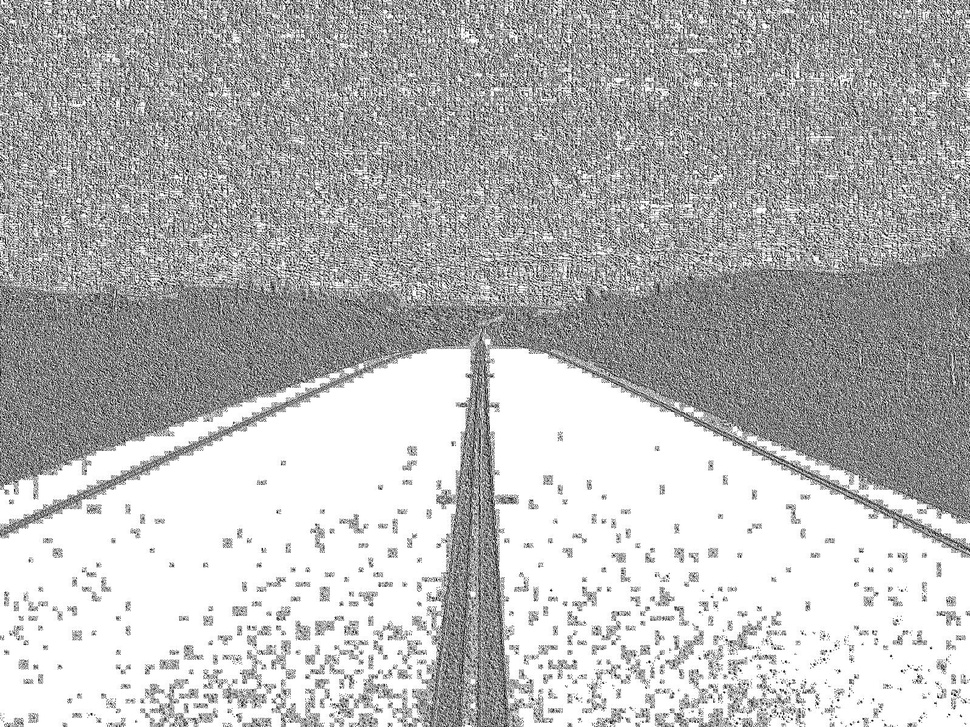
#> input picture HW3/embedded_system/picture/lbp_result.jpg, 970 x 727 px, shrunk from 1598 x 1198 before the run, found by its file name
$ python search.py
#> lines starting #> are read from the running program, lines starting #| are printed output that depends on the picture
import cv2
import numpy as np
from matplotlib import pyplot as plt

def split_image_into_patches(image, patch_size):
    """
    將影像分割成多個小區塊並存儲在列表中。

    參數:
    image (numpy.ndarray): 輸入的灰度影像
    patch_size (int): 每個小區塊的大小

    返回:
    list: 包含所有小區塊的列表
    """
    patches = []
    rows, cols = image.shape

    for i in range(0, rows, patch_size):
        for j in range(0, cols, patch_size):
            patch = image[i:i+patch_size, j:j+patch_size]
            patches.append(patch)

    return patches

def main():
    # 讀取影像
    image_file = 'lbp_result.jpg'
    image = cv2.imread(image_file, cv2.IMREAD_GRAYSCALE)
#> image is the input picture: shape (727, 970); min 0, max 255, mean 183.8
    if image is None:
        raise ValueError(f"Error: unable to load image '{image_file}'")

    # 設置分割區塊大小
    patch_size = 32  # 例如，16x16 的區域

    # 將影像分割成小區塊
    patches = split_image_into_patches(image, patch_size)
#> after the loop in split_image_into_patches, `for i in range(0, rows, patch_size):`: patches = 713 items
#> patches = 713 items

    # 顯示原始影像和部分小區塊
    plt.figure(figsize=(12, 6))
    plt.subplot(1, 2, 1)
    plt.imshow(image, cmap='gray')
    plt.title('Original Image')

    for idx, patch in enumerate(patches[:10]):  # 只顯示前10個小區塊
        plt.subplot(3, 10, idx + 11)
        plt.imshow(patch, cmap='gray')
        plt.title(f'Patch {idx + 1}')
        plt.axis('off')
#> this loop made 10 passes

    plt.suptitle('Original Image and Patches')
    plt.show()
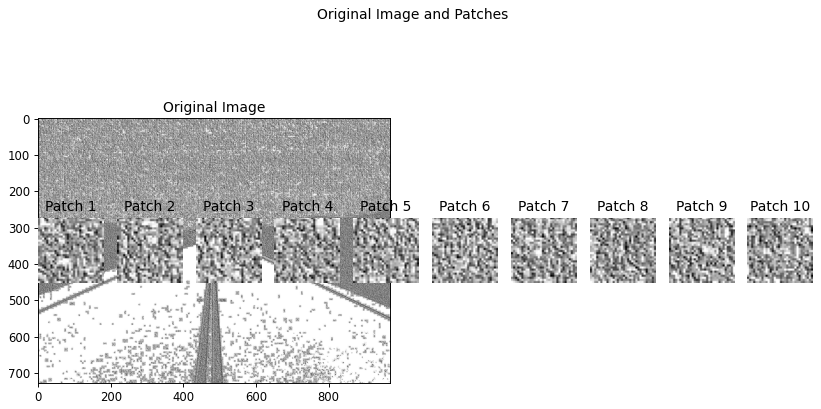
#> figure drawn by matplotlib, 11 panels

if __name__ == '__main__':
    main()
